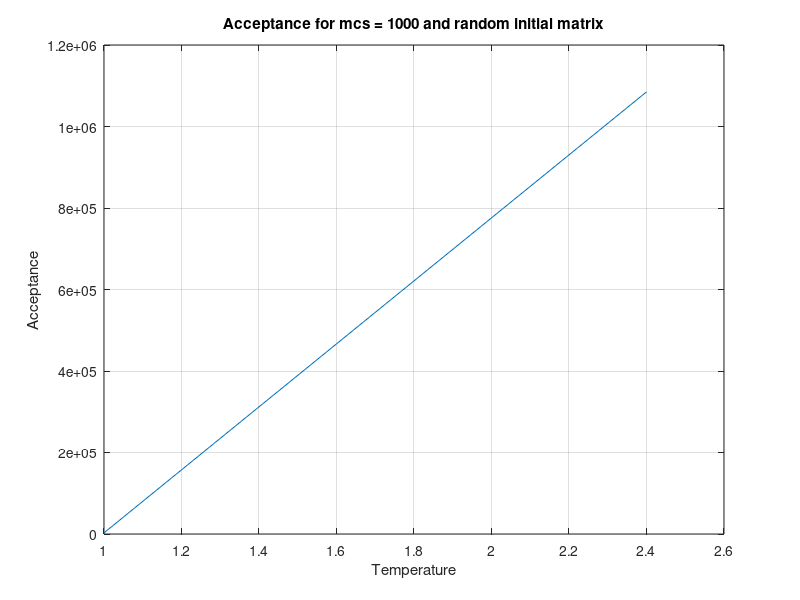
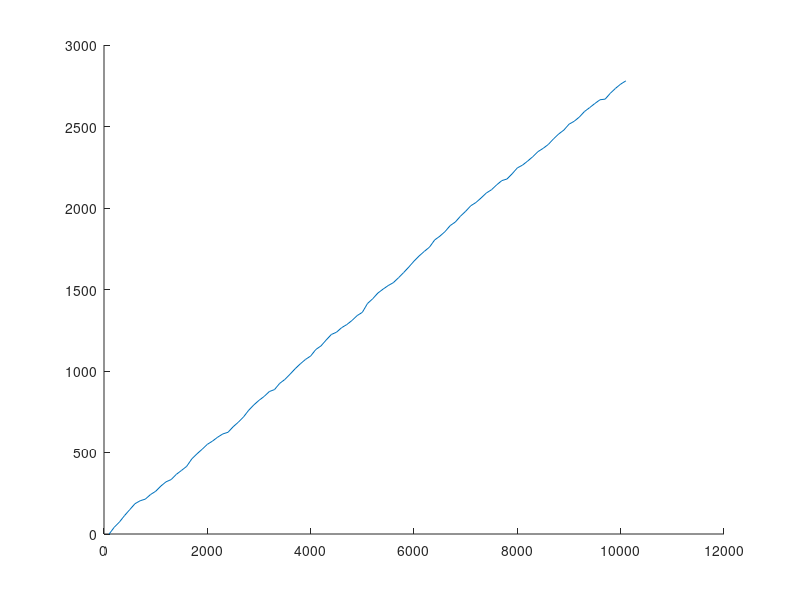

MATLAB code to generate these figures, in order: (Note: this script raises an error after producing the figures.)
addpath('C:\Users\sande\OneDrive\Dokumenter\GitHub\Assigment-4\code\build-project4-Desktop_Qt_5_9_2_MSVC2017_64bit-Debug') %Change to build path

Acc = load('TempAcceptance.txt');
A = load('acceptanceMC1.000000.txt');
AU = load('acceptanceMCUP1.000000.txt');
mcA = 100*linspace(1,length(A),length(A));
A2 = load('acceptanceMC2.400000.txt');
A2U = load('acceptanceMCUP2.400000.txt');
mcA2 = 100*linspace(1,length(A2),length(A2));

%%

%Acceptance plot
figure(1)
plot(Acc(:,1),Acc(:,2))
grid on
xlabel('Temperature')
ylabel('Acceptance')
title('Acceptance for mcs = 1000 and random initial matrix')

figure(2) %T = 1.0
hold on
plot(mcA,A)
plot(mcA,AU)
legend('Random','Up spin')
grid on
xlabel('number of mc cycles')
ylabel('Acceptance')
title('Acceptance for T = 1.0 and random initial matrix')

figure(3)
hold on
plot(mcA2,A2)
plot(mcA2,A2U)
legend('Random','Up spin')
grid on
xlabel('Number of mc cycles')
ylabel('Acceptance')
title('Acceptance for T = 2.4 and random initial matrix')
